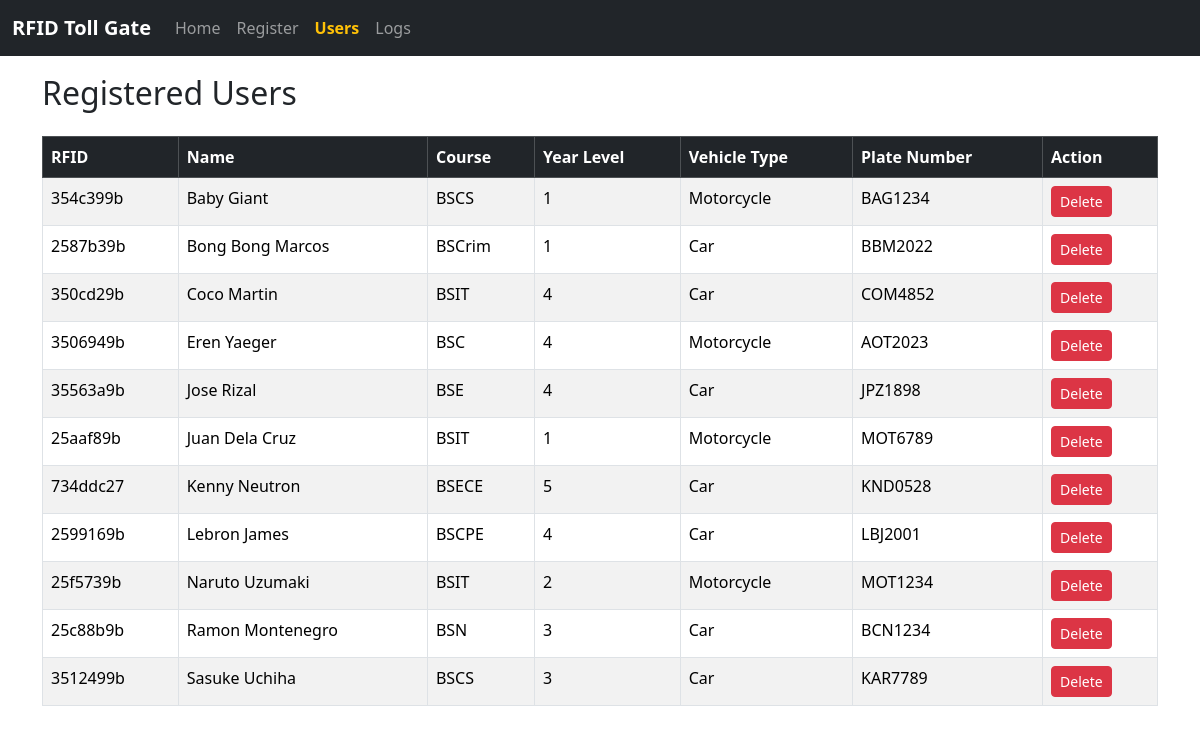
Screenshot of /users with the database file from the repository.
### tables this page shows
CREATE TABLE users (
        rfid TEXT PRIMARY KEY,
        name TEXT NOT NULL,
        course TEXT,
        year_level TEXT,
        vehicle_type TEXT,
        plate_number TEXT
    );

### main.py (the view)
@app.route('/users')
def users():
    conn = sqlite3.connect('rfid_gate.db')
    c = conn.cursor()
    c.execute('''
        SELECT rfid, name, course, year_level, vehicle_type, plate_number
        FROM users ORDER BY name
    ''')
    user_list = c.fetchall()
    conn.close()
    return render_template('users.html', users=user_list)

### templates/users.html
{% extends "base.html" %}
{% block content %}
<div class="container mt-4">
  <h2 class="mb-4">Registered Users</h2>
  {% if users %}
  <div class="table-responsive">
    <table class="table table-striped table-bordered">
      <thead class="table-dark">
        <tr>
          <th>RFID</th>
          <th>Name</th>
          <th>Course</th>
          <th>Year Level</th>
          <th>Vehicle Type</th>
          <th>Plate Number</th>
          <th>Action</th>
        </tr>
      </thead>
      <tbody>
        {% for user in users %}
        <tr>
          <td>{{ user[0] }}</td>
          <td>{{ user[1] }}</td>
          <td>{{ user[2] }}</td>
          <td>{{ user[3] }}</td>
          <td>{{ user[4] }}</td>
          <td>{{ user[5] }}</td>
          <td>
            <form method="POST" action="/delete_user/{{ user[0] }}" onsubmit="return confirm('Are you sure you want to delete this user?');">
              <button type="submit" class="btn btn-sm btn-danger">Delete</button>
            </form>
          </td>
        </tr>
        {% endfor %}
      </tbody>
    </table>
  </div>
  {% else %}
    <p>No users registered yet.</p>
  {% endif %}
</div>
{% endblock %}

### templates/base.html (style rules this page uses)
body { padding-top: 50px; }

### rows the page displays
users: rfid "354c399b", name "Baby Giant", course "BSCS", year_level "1", vehicle_type "Motorcycle", plate_number "BAG1234"
users: rfid "2587b39b", name "Bong Bong Marcos", course "BSCrim", year_level "1", vehicle_type "Car", plate_number "BBM2022"
users: rfid "350cd29b", name "Coco Martin", course "BSIT", year_level "4", vehicle_type "Car", plate_number "COM4852"
users: rfid "3506949b", name "Eren Yaeger", course "BSC", year_level "4", vehicle_type "Motorcycle", plate_number "AOT2023"
users: rfid "35563a9b", name "Jose Rizal", course "BSE", year_level "4", vehicle_type "Car", plate_number "JPZ1898"
users: rfid "25aaf89b", name "Juan Dela Cruz", course "BSIT", year_level "1", vehicle_type "Motorcycle", plate_number "MOT6789"
users: rfid "734ddc27", name "Kenny Neutron", course "BSECE", year_level "5", vehicle_type "Car", plate_number "KND0528"
users: rfid "2599169b", name "Lebron James", course "BSCPE", year_level "4", vehicle_type "Car", plate_number "LBJ2001"
users: rfid "25f5739b", name "Naruto Uzumaki", course "BSIT", year_level "2", vehicle_type "Motorcycle", plate_number "MOT1234"
users: rfid "25c88b9b", name "Ramon Montenegro", course "BSN", year_level "3", vehicle_type "Car", plate_number "BCN1234"
users: rfid "3512499b", name "Sasuke Uchiha", course "BSCS", year_level "3", vehicle_type "Car", plate_number "KAR7789"
